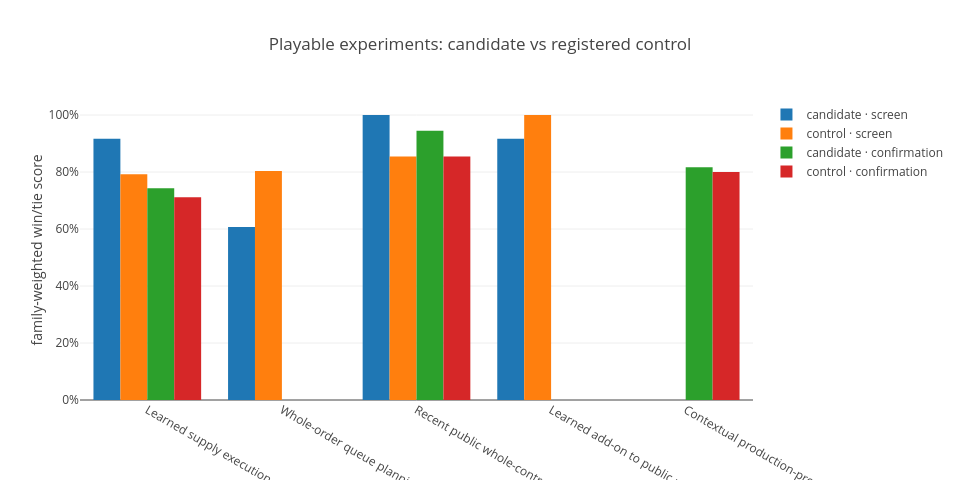

The notebook cell saved with this chart:
### Code cell
rows=[]
for item in report["experiments"]:
    if item.get("screen_score") is not None:
        rows.append((item["name"],"screen",item["screen_score"],item.get("screen_control_score")))
    if item.get("confirmation_score") is not None:
        rows.append((item["name"],"confirmation",item["confirmation_score"],item.get("confirmation_control_score")))
comparison=pd.DataFrame(rows,columns=["experiment","stage","candidate","control"])
fig=go.Figure()
for stage in comparison.stage.unique():
    f=comparison[comparison.stage==stage]
    fig.add_bar(name=f"candidate · {stage}",x=f.experiment,y=f.candidate)
    fig.add_bar(name=f"control · {stage}",x=f.experiment,y=f.control)
fig.update_layout(title="Playable experiments: candidate vs registered control",yaxis_title="family-weighted win/tie score",yaxis_tickformat=".0%",barmode="group",height=480,width=960)
fig.show()

### Figure 1 — Plotly figure (JSON) as saved in the notebook; plotly's stock layout.template omitted (floating-point values rounded to 4 significant figures)
{"data": [{"type": "bar", "name": "candidate · screen", "x": ["Learned supply execution", "Whole-order queue planning", "Recent public whole-controller reference", "Learned add-on to public reference"], "y": [0.9167, 0.6071, 1, 0.9167]}, {"type": "bar", "name": "control · screen", "x": ["Learned supply execution", "Whole-order queue planning", "Recent public whole-controller reference", "Learned add-on to public reference"], "y": [0.7917, 0.8036, 0.8542, 1]}, {"type": "bar", "name": "candidate · confirmation", "x": ["Learned supply execution", "Contextual production-program commitment", "Recent public whole-controller reference"], "y": [0.7431, 0.8167, 0.9444]}, {"type": "bar", "name": "control · confirmation", "x": ["Learned supply execution", "Contextual production-program commitment", "Recent public whole-controller reference"], "y": [0.7118, 0.8, 0.8542]}], "layout": {"title": {"text": "Playable experiments: candidate vs registered control"}, "yaxis": {"title": {"text": "family-weighted win/tie score"}, "tickformat": ".0%"}, "barmode": "group", "height": 480, "width": 960}}
